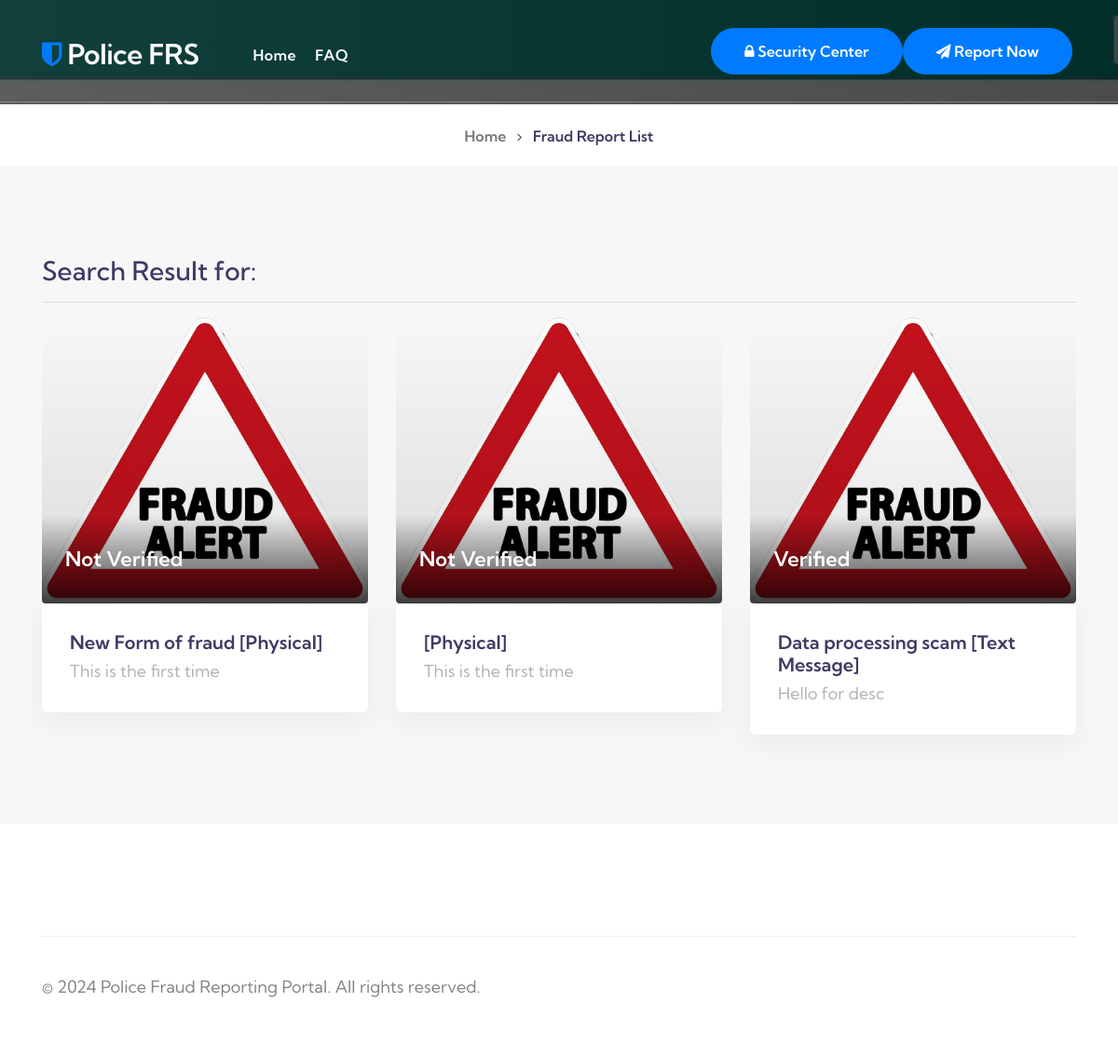
Screenshot of /search.php with the database file from the repository.
### tables this page shows
CREATE TABLE IF NOT EXISTS `reports` (
  `r_id` int(11) NOT NULL AUTO_INCREMENT,
  `r_title` varchar(100) DEFAULT NULL,
  `r_cat` varchar(100) NOT NULL,
  `r_comm` varchar(100) NOT NULL,
  `r_offer` varchar(100) DEFAULT NULL,
  `r_offer2` varchar(100) DEFAULT NULL,
  `r_bearer` varchar(100) DEFAULT NULL,
  `r_platform` varchar(100) DEFAULT NULL,
  `r_profile` varchar(100) DEFAULT NULL,
  `r_todo` varchar(100) DEFAULT NULL,
  `r_payment` varchar(100) DEFAULT NULL,
  `r_amount` int(11) DEFAULT NULL,
  `r_date` date NOT NULL,
  `r_any` varchar(500) DEFAULT NULL,
  `r_track` varchar(100) NOT NULL,
  `r_status` int(11) NOT NULL DEFAULT 0,
  `r_count` int(11) NOT NULL DEFAULT 0,
  `date` timestamp NOT NULL DEFAULT current_timestamp(),
  PRIMARY KEY (`r_id`)
);

### search.php (the view, shortened to what this page needs)
<?php include_once("connection.php"); ?>
<?php
if(isset($_GET['keyword'])){
    $r_keyword = $_GET['keyword'];
    $r_cat = $_GET['category'];
}else{
    $r_keyword = "";
    $r_cat = "";
}
    $search_sql = "SELECT * FROM reports where r_comm like '%{$r_cat}%' or r_profile='%{$r_keyword}%'";
    $search_result = mysqli_query($conn, $search_sql);
    $search_row = mysqli_fetch_assoc($search_result);
    $rows = mysqli_num_rows($search_result);
?>
<!doctype html>
<html lang="en">
<head>
    <link rel="stylesheet" href="assets/css/style-starter.css">
</head>
<body>
    <header id="site-header" class="fixed-top">
        <div class="container">
            <nav class="navbar navbar-expand-lg stroke px-0">
                <h1> <a class="navbar-brand" href="index.php">
                        <span class="fa fa-shield"></span> Police FRS
                    </a>
                </h1>
                <div class="collapse navbar-collapse" id="navbarTogglerDemo02">
                    <ul class="navbar-nav ml-lg-5 mr-auto">
                        <li class="nav-item active">
                            <a class="nav-link" href="index.php">Home <span class="sr-only">(current)</span></a>
                        </li>
                        <li class="nav-item active">
                            <a class="nav-link" href="about.php">FAQ</a>
                        </li>
                    </ul>
                    <div class="top-quote mt-lg-0">
                        <a href="blog.php" class="btn btn-style btn-primary"><span class="fa fa-lock"></span> Security Center
                        </a>
                    </div>
                    <div class="top-quote mt-lg-0">
                        <a href="report.php" class="btn btn-style btn-primary"><span class="fa fa-send"></span> Report
                            Now</a>
                    </div>
                </div>
            </nav>
        </div>
    </header>
    <section class="w3l-about-breadcrumb">
        <div class="breadcrumb-bg breadcrumb-bg-about pt-5">
            <div class="container pt-lg-5 py-3">
            </div>
        </div>
    </section>
    <section class="w3l-breadcrumb">
        <div class="container">
            <ul class="breadcrumbs-custom-path">
                <li><a href="index.php">Home</a></li>
                <li class="active"><span class="fa fa-angle-right mx-2" aria-hidden="true"></span> Fraud Report List</li>
            </ul>
        </div>
    </section>
    <section class="locations-1" id="locations">
        <div class="locations py-5">
            <div class="container py-lg-5 py-md-4 py-2">
                <h3>Search Result for: <?php echo $r_keyword; ?></h3>
                <hr>
                <div class="row">
                    <?php
                if($rows>0){
                    do{ ?>
                    <div class="col-lg-4 col-md-6 listing-img">
                        <a href="#url">
                            <div class="box16">
                                <img class="img-fluid" src="assets/images/fraud-alert.png" alt="">
                                <div class="box-content">
                                    <h3 class="title">
                                        <?php
                                            if($search_row['r_status']==1){ echo "Verified"; }else{ echo "Not Verified"; }
                                        ?>
                                    </h3>
                                </div>
                            </div>
                        </a>
                        <div class="listing-details blog-details align-self">
                            <h4 class="user_title agent">
                                <a href="report_single.php?r_id=<?php echo $search_row['r_id']; ?>">
                                    <?php echo $search_row['r_title']; ?>
                                    [<?php echo $search_row['r_comm']; ?>]
                                </a>
                            </h4>
                            <p class="user_position"><?php echo $search_row['r_any']; ?></p>
                        </div>
                    </div>
                    <?php
                    }while($search_row = mysqli_fetch_assoc($search_result));
                }else{
                    echo "No Result Found";
                }
                ?>
                </div>
            </div>
        </div>
    </section>
    <section class="w3l-footers-20">
            <div class="footers20">
                <div class="container">
                    <div class="footers20-content">
                        <div class="d-grid grid-col-3 grids-content1 bottom-border">
                            <div class="columns copyright-grid align-self">
                                <p class="copy-footer-29">© 2024 Police Fraud Reporting Portal. All rights reserved.
                                </p>
                            </div>
                        </div>
                    </div>
                </div>
            </div>
        </section>
</body>
</html>

### rows the page displays
reports: r_status "Not Verified", r_title "New Form of fraud", r_comm "Physical", r_any "This is the first time"
reports: r_status "Not Verified", r_comm "Physical", r_any "This is the first time"
reports: r_status "Verified", r_title "Data processing scam", r_comm "Text Message", r_any "Hello for desc"
